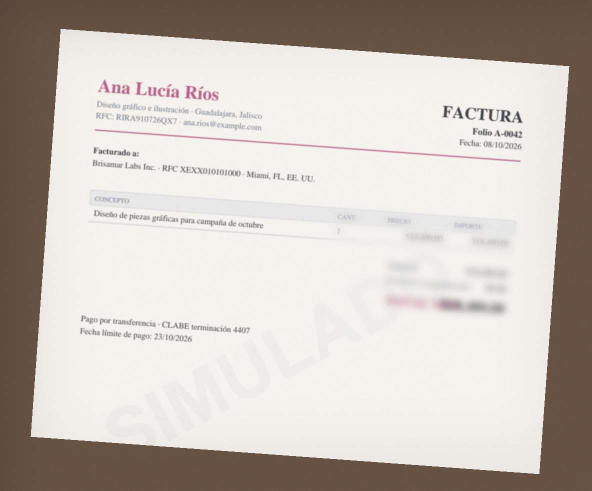
#> input picture kauta/data/facturas/F13_ana-rios_foto-factura.jpg, 1183 x 981 px (shown at 1/2 size)
$ python -i ocr.py   (imports and definitions only)
#> lines starting #> are read from the running program, lines starting #| are printed output that depends on the picture
#> further down, picture is the input picture: PIL image 1183x981 RGB; mean R, G, B 201, 192.8, 186
"""
Kauta · Lector local sin IA: OCR de imágenes y PDF escaneados, y extracción de campos por reglas.

Por qué existe: muchas facturas llegan como foto de celular o como PDF escaneado, sin una sola
letra que el computador pueda leer. Este módulo las lee **dentro del servidor de la empresa**: el
documento no sale hacia ningún servicio externo, no cuesta por página y funciona sin internet.

Cómo encaja en Kauta (la IA sigue siendo opcional):

    XML fiscal exacto  →  texto incrustado del PDF  →  OCR local  →  IA, solo si hace falta

Lo que entrega es lo mismo que entrega la IA: los campos de la factura con una **confianza de 0 a 1
por campo**. Esa confianza la calcula el propio OCR (qué tan seguro está de cada palabra) y se
castiga cuando el dato no se puede verificar. El motor de 13 reglas decide igual que siempre: si un
campo crítico queda por debajo de la confianza mínima, la factura escala en lugar de pagarse.

Requisitos: Tesseract 5 con los idiomas spa y eng. Si no está instalado, `disponible()` devuelve
False y Kauta sigue funcionando con los otros lectores.
"""
from __future__ import annotations

import io
import re
import shutil
import subprocess
from typing import Any

from . import normalizacion as N

IDIOMAS = "spa+eng"
MIN_LADO = 1000          # si la imagen es pequeña, se agranda antes de leerla
MAX_LADO = 3500          # y si es enorme, se reduce: Tesseract no mejora por encima de esto
PPP_PDF = 300            # resolución a la que se rasteriza cada página de un PDF escaneado
MAX_PAGINAS = 5
CONF_MINIMA_PALABRA = 35  # por debajo de esto, la palabra se considera ruido


# ---------------------------------------------------------------------------
# Disponibilidad
# ---------------------------------------------------------------------------
def _binario() -> str | None:
    return shutil.which("tesseract")


# [9 lines left out: function idiomas_instalados, not called in this run]


def disponible() -> bool:
    return bool(_binario()) and "spa" in idiomas_instalados()


# [9 lines left out: function version, not called in this run]


# ---------------------------------------------------------------------------
# Preparar la imagen: enderezar, escalar y aumentar el contraste
# ---------------------------------------------------------------------------
def preparar(imagen):
    """Deja la foto en condiciones de ser leída: gris, derecha, con buen tamaño y buen contraste."""
    from PIL import Image, ImageOps

    im = ImageOps.exif_transpose(imagen).convert("L")
    angulo = _inclinacion(im)
    if abs(angulo) > 0.3:
        im = im.rotate(angulo, resample=Image.BICUBIC, expand=True, fillcolor=255)
    lado = max(im.size)
    if lado < MIN_LADO:
        k = MIN_LADO / lado
        im = im.resize((round(im.width * k), round(im.height * k)), Image.LANCZOS)
    elif lado > MAX_LADO:
        k = MAX_LADO / lado
        im = im.resize((round(im.width * k), round(im.height * k)), Image.LANCZOS)
    im = ImageOps.autocontrast(im, cutoff=1)
    return im


def _inclinacion(im) -> float:
    """Estima cuánto está torcido el papel probando varios ángulos (proyección de filas de texto)."""
    try:
        import numpy as np
    except ImportError:
        return 0.0
    from PIL import Image

    chica = im.resize((min(900, im.width), round(im.height * min(900, im.width) / im.width)), Image.BILINEAR)
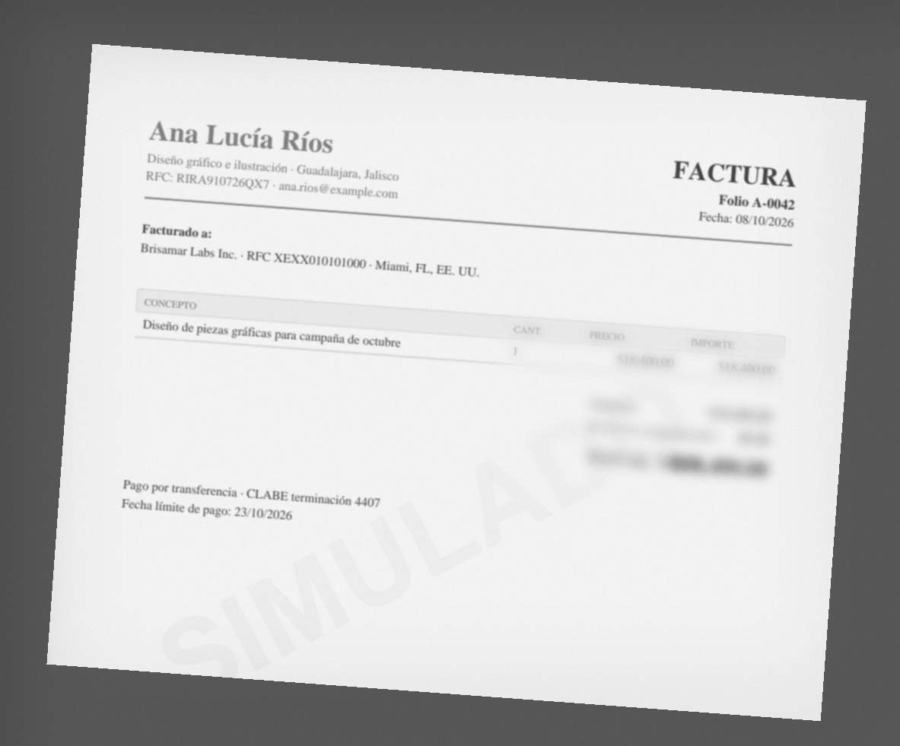
#> chica: PIL image 900x746 L; min 64, max 250, mean 194.3
    base = np.asarray(chica, dtype="float32")
    tinta = 255.0 - base
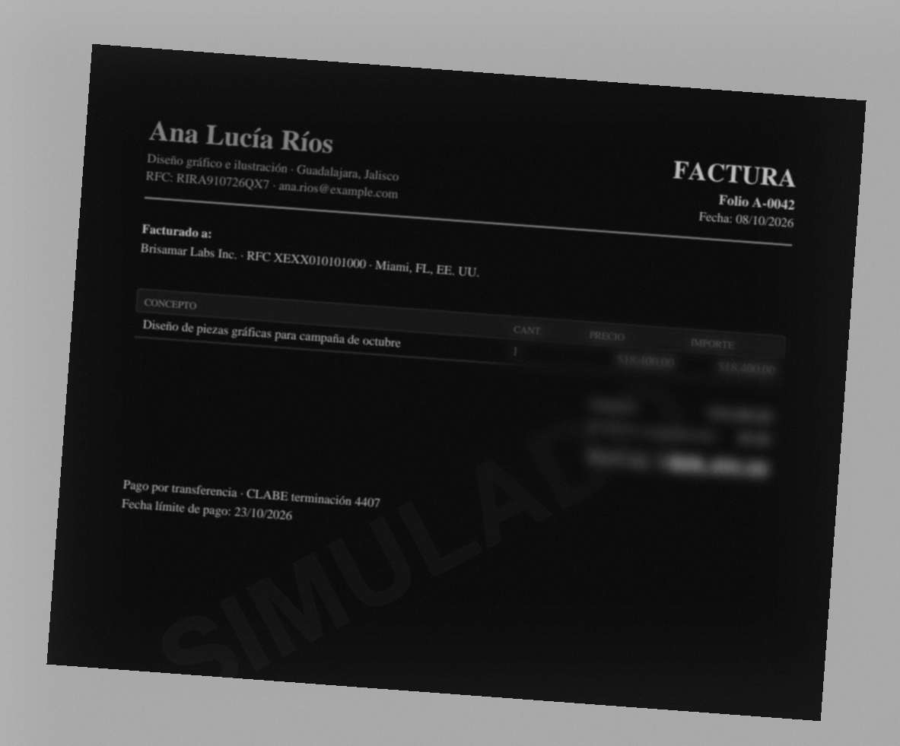
#> tinta: shape (746, 900) float32; min 5, max 191, mean 60.7
    tinta[tinta < 60] = 0.0
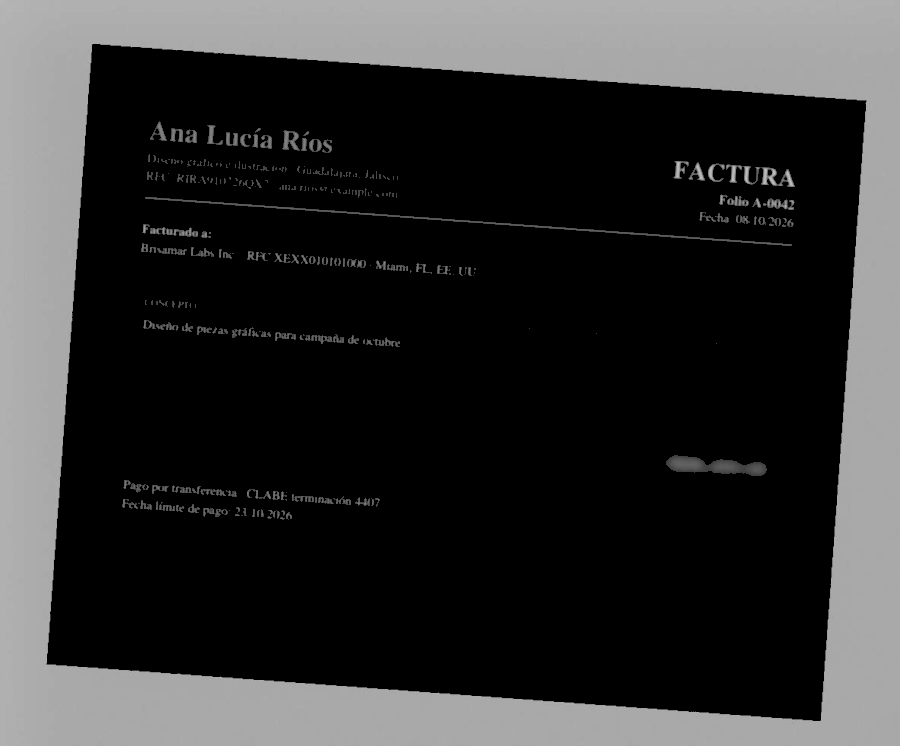
#> tinta: shape (746, 900) float32; min 0, max 191, mean 49.4
    mejor, mejor_a = -1.0, 0.0
    for a in [x / 2 for x in range(-10, 11)]:  # de -5° a +5° en pasos de medio grado
        rot = np.asarray(Image.fromarray(tinta).rotate(a, resample=Image.BILINEAR, fillcolor=0), dtype="float32")
        perfil = rot.sum(axis=1)
        puntaje = float(((perfil[1:] - perfil[:-1]) ** 2).sum())  # líneas de texto bien separadas
        if puntaje > mejor:
            mejor, mejor_a = puntaje, a
#> this loop made 21 passes
#> (puntaje, mejor, mejor_a) on passes 1 to 6: (369269152, 369269152, -5), (421249824, 421249824, -4.5), (494567168, 494567168, -4), (609702272, 609702272, -3.5), (773116288, 773116288, -3), (937242624, 937242624, -2.5)
#> (mejor, mejor_a) on passes 7, 8, 9, 10, 12, 18: (1.18e+09, -2), (1.5e+09, -1.5), (1.98e+09, -1), (3.12e+09, -0.5), (3.3e+09, 0.5), (4.44e+09, 3.5)
#> pass 1, in _inclinacion, `rot = np.asarray(Image.fromarray(tinta).rotate(a, resample=Image.BILIN..`:
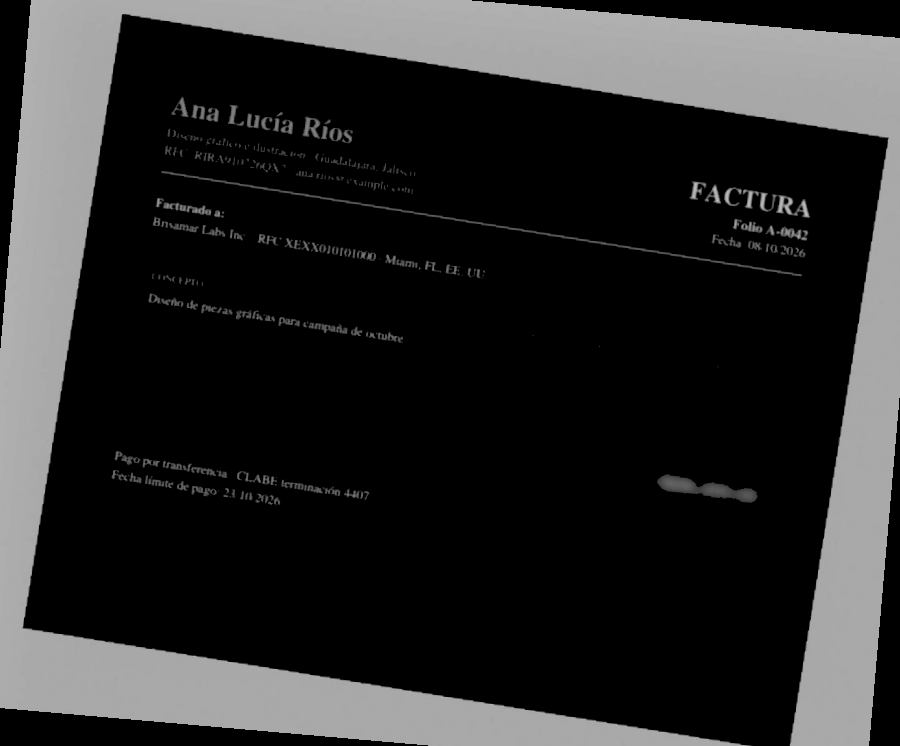
#> rot: shape (746, 900) float32; min 0, max 188.8, mean 42.4
#> pass 3, in _inclinacion, `rot = np.asarray(Image.fromarray(tinta).rotate(a, resample=Image.BILIN..`:
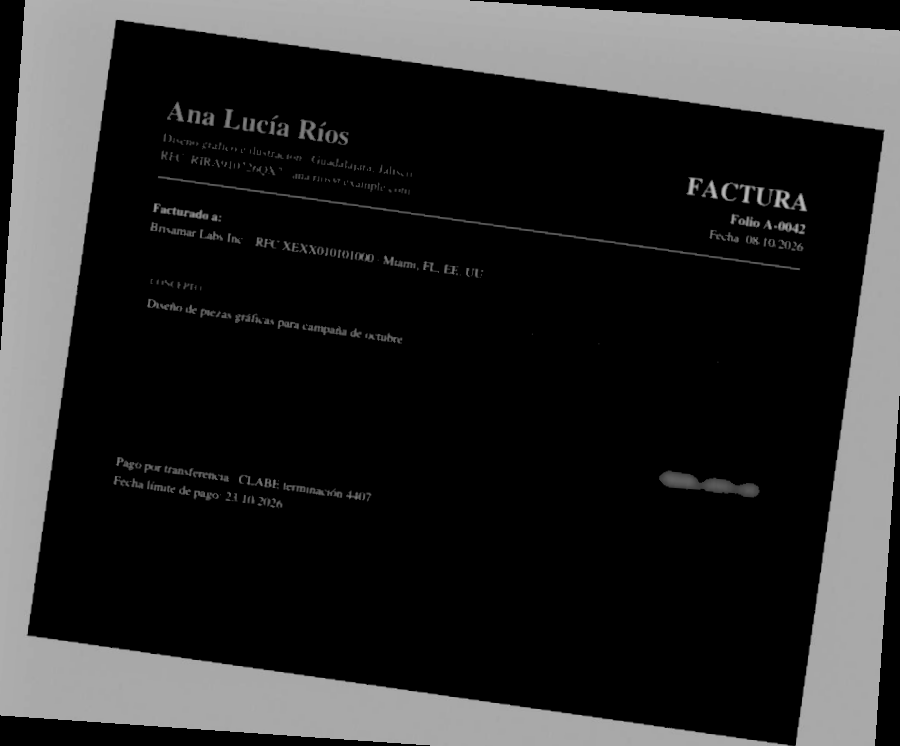
#> rot: shape (746, 900) float32; min 0, max 189.7, mean 43.7
#> after the loop, mejor = 1.23e+10; mejor_a = 4
    return mejor_a


# ---------------------------------------------------------------------------
# OCR
# ---------------------------------------------------------------------------
# [70 lines left out: functions _tsv, _texto_de, leer_imagen, leer_pdf, _resultado, not called in this run]


# ---------------------------------------------------------------------------
# De texto a campos: reglas, sin IA
# ---------------------------------------------------------------------------
TIPOS = [
    ("nota_credito", r"nota\s+(de\s+)?cr[eé]dito|credit\s+note"),
    ("nota_debito", r"nota\s+(de\s+)?d[eé]bito|debit\s+note"),
    ("recibo_pago", r"recibo\s+de\s+caja|recibo\s+de\s+pago|comprobante\s+de\s+pago|payment\s+receipt|\brecibimos\s+de\b"),
    ("cuenta_cobro", r"cuenta\s+de\s+cobro"),
    ("documento_soporte", r"documento\s+soporte"),
    ("factura", r"factura\s+electr[oó]nica|factura\s+de\s+venta|\bfactura\b|\binvoice\b"),
]
# El total se busca por etiqueta, de la más específica a la más general: la primera que aparezca manda
ETIQUETAS_TOTAL = [
    (r"total\s+a\s+pagar|valor\s+a\s+pagar|neto\s+a\s+pagar|total\s+due|amount\s+due|balance\s+due", 1.00),
    (r"gran\s+total|total\s+factura|total\s+general|importe\s+total|monto\s+total|la\s+suma\s+de", 0.95),
    (r"\btotal\b", 0.80),
]
ETIQUETAS_NUM = (r"(?:factura|invoice|comprobante|recibo|documento|folio|serie)?\s*"
                 r"(?:electr[oó]nica\s*(?:de\s*venta)?)?\s*(?:n[.º°o]{1,2}|#|nro\.?|num\.?|number|folio)\s*[:\-]?\s*")
# Líneas que mencionan un número que NO es el de la factura
RUIDO_NUM = r"resoluci[oó]n|autorizaci[oó]n|rango|prefijo|cufe|uuid|\bcae\b|r[eé]gimen|actividad|nit|rfc|cuit|\bein\b|tel|celular"
# Dónde empieza el bloque del cliente: lo que viene después no es el emisor
ETIQUETAS_RECEPTOR = r"adquiriente|adquirente|facturado\s+a|facturar\s+a|cliente|bill\s+to|sold\s+to|receptor|se[ñn]or\(?es\)?|recibimos\s+de"
SUFIJOS_EMPRESA = r"S\.?A\.?S\.?|S\.?A\.?|S\.?R\.?L\.?|S\.?C\.?|LLC|L\.?L\.?C|INC|LTDA|LTD|CORP|GMBH|E\.?U\.?|S\. de R\.L\."
# Identificaciones que nunca son del proveedor: genéricos del SAT para extranjeros
IDS_GENERICOS = {"XEXX010101000", "XAXX010101000"}
ETIQUETAS_EMISION = r"(fecha\s+de\s+emisi[oó]n|fecha\s+de\s+expedici[oó]n|issue\s+date|invoice\s+date|\bfecha\b)"
ETIQUETAS_VENCE = r"(fecha\s+de\s+vencimiento|vence|vencimiento|due\s+date|payment\s+due)"
MONEDAS = {"USD": r"\bUSD\b|\bUS\$|\bd[oó]lares\b", "COP": r"\bCOP\b|\bpesos\s+colombianos\b",
           "MXN": r"\bMXN\b|\bpesos\s+mexicanos\b", "ARS": r"\bARS\b|\bpesos\s+argentinos\b",
           "EUR": r"\bEUR\b|\beuros?\b|€", "BRL": r"\bBRL\b|\breais\b"}
RE_MONTO = r"[-+]?\$?\s?\d{1,3}(?:[.,]\d{3})*(?:[.,]\d{1,2})?|\d+[.,]\d{2}"
RE_CUENTA = r"(?:terminad[ao]\s+en|termina\s+en|ending\s+in|cuenta\s*(?:n[.º°o]*|#)?\s*[:\-]?\s*\*{0,4}|account\s*#?\s*)\s*\*?(\d{4,20})"


# [49 lines left out: functions _conf_de, _linea_con, _valor_tras, tipo_documento, not called in this run]


def _lineas(texto: str) -> list[str]:
    return [re.sub(r"\s{2,}", " ", l).strip() for l in texto.splitlines() if l.strip()]


# [247 lines left out: functions _bloque_receptor, _identificacion, _nombre_emisor, _total, _numero, campos_desde_texto and 1 more, not called in this run]

>>> from PIL import Image
>>> picture = Image.open('../data/facturas/F13_ana-rios_foto-factura.jpg')
>>> result = preparar(picture)
#> in preparar, `im = im.rotate(angulo, resample=Image.BICUBIC, expand=True, fillcolor=..`:
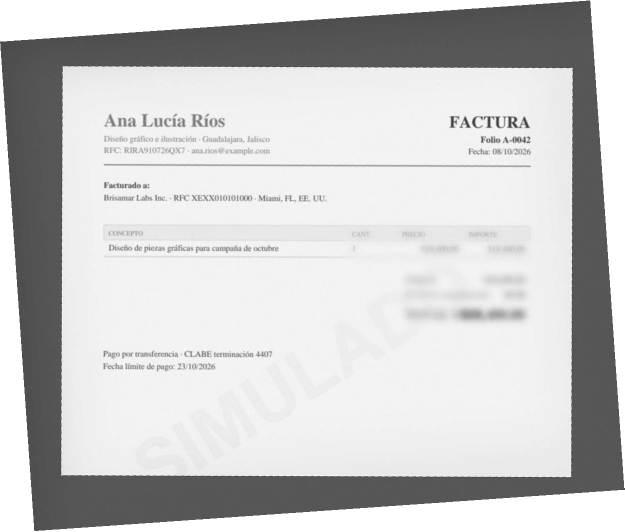
#> im: PIL image 1249x1063 L (shown at 1/2 size); min 31, max 255, mean 201.7
#> in preparar, `im = ImageOps.autocontrast(im, cutoff=1)`:
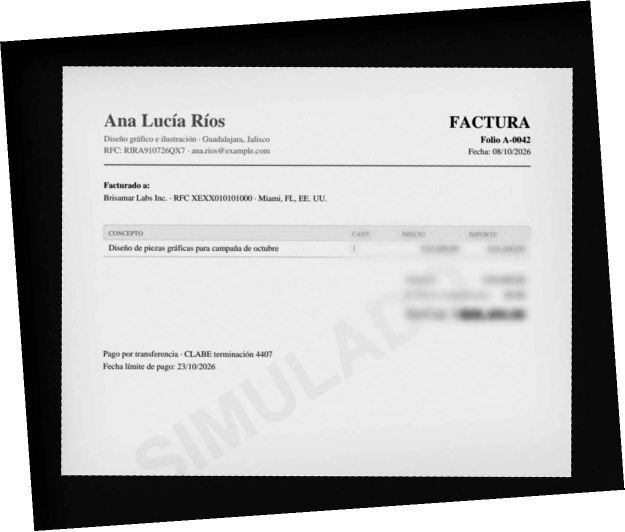
#> im: PIL image 1249x1063 L (shown at 1/2 size); min 0, max 255, mean 177.5
